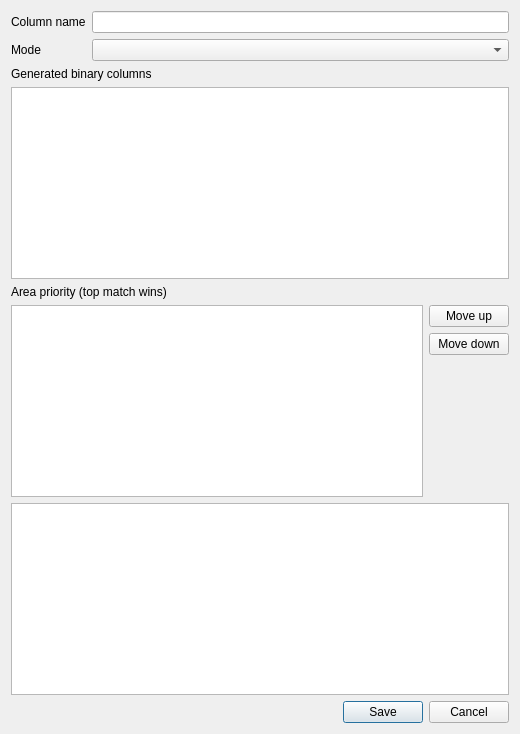
<?xml version="1.0" encoding="UTF-8"?>
<ui version="4.0">
 <class>dialog_areas_to_metadata</class>
 <widget class="QDialog" name="dialog_areas_to_metadata"><property name="surfaceRole" stdset="0"><string>panel</string></property>
  <property name="windowTitle"><string>Write Areas to Metadata</string></property>
  <property name="minimumSize"><size><width>520</width><height>480</height></size></property>
  <layout class="QVBoxLayout" name="layout_areas_metadata">
   <item><layout class="QFormLayout" name="form_areas_metadata">
    <item row="0" column="0"><widget class="QLabel" name="label_areas_metadata_column"><property name="text"><string>Column name</string></property></widget></item>
    <item row="0" column="1"><widget class="QLineEdit" name="edit_areas_metadata_column"/></item>
    <item row="1" column="0"><widget class="QLabel" name="label_areas_metadata_mode"><property name="text"><string>Mode</string></property></widget></item>
    <item row="1" column="1"><widget class="QComboBox" name="combo_areas_metadata_mode"><property name="toolTip"><string>How area membership is stored</string></property></widget></item>
   </layout></item>
   <item><widget class="QWidget" name="panel_areas_binary_columns" native="true"><property name="surfaceRole" stdset="0"><string>panel</string></property><layout class="QVBoxLayout" name="layout_areas_binary_columns"><property name="leftMargin"><number>0</number></property><property name="topMargin"><number>0</number></property><property name="rightMargin"><number>0</number></property><property name="bottomMargin"><number>0</number></property>
    <item><widget class="QLabel" name="label_areas_binary_columns"><property name="text"><string>Generated binary columns</string></property></widget></item>
    <item><widget class="QListWidget" name="list_areas_binary_columns"><property name="maximumHeight"><number>120</number></property></widget></item>
   </layout></widget></item>
   <item><widget class="QWidget" name="panel_area_priority" native="true"><property name="surfaceRole" stdset="0"><string>panel</string></property><layout class="QVBoxLayout" name="layout_area_priority_panel"><property name="leftMargin"><number>0</number></property><property name="topMargin"><number>0</number></property><property name="rightMargin"><number>0</number></property><property name="bottomMargin"><number>0</number></property>
    <item><widget class="QLabel" name="label_area_priority"><property name="text"><string>Area priority (top match wins)</string></property></widget></item>
    <item><layout class="QHBoxLayout" name="layout_area_priority">
     <item><widget class="QListWidget" name="list_areas_metadata_priority"></widget></item>
     <item><layout class="QVBoxLayout" name="layout_area_priority_buttons"><item><widget class="QPushButton" name="button_area_priority_up"><property name="text"><string>Move up</string></property></widget></item><item><widget class="QPushButton" name="button_area_priority_down"><property name="text"><string>Move down</string></property></widget></item><item><spacer name="spacer_area_priority"><property name="orientation"><enum>Qt::Orientation::Vertical</enum></property><property name="sizeHint"><size><width>20</width><height>40</height></size></property></spacer></item></layout></item>
    </layout></item>
   </layout></widget></item>
   <item><widget class="QTextBrowser" name="text_areas_metadata_summary"/></item>
   <item><widget class="QDialogButtonBox" name="button_box_areas_metadata"><property name="standardButtons"><set>QDialogButtonBox::Cancel|QDialogButtonBox::Save</set></property></widget></item>
  </layout>
 </widget>
 <resources/>
 <connections/>
</ui>
